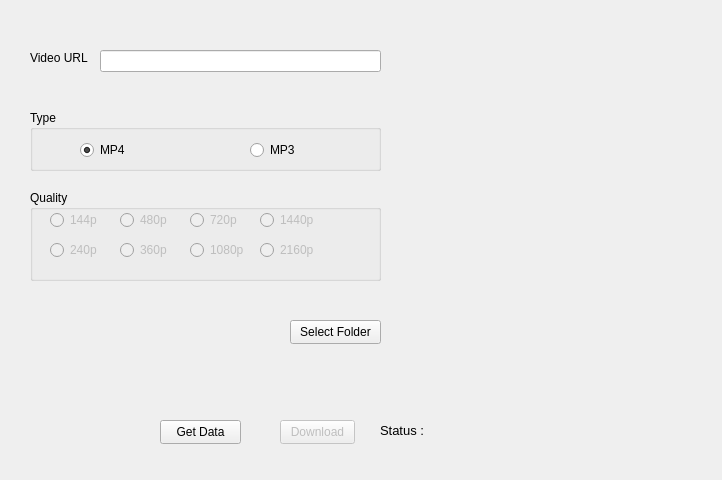
<?xml version="1.0" encoding="UTF-8"?>
<ui version="4.0">
 <class>MainWindow</class>
 <widget class="QMainWindow" name="MainWindow">
  <property name="geometry">
   <rect>
    <x>0</x>
    <y>0</y>
    <width>722</width>
    <height>480</height>
   </rect>
  </property>
  <property name="windowTitle">
   <string>Download Youtube Video/Audio</string>
  </property>
  <property name="windowIcon">
   <iconset>
    <normaloff>logo.ico</normaloff>logo.ico</iconset>
  </property>
  <widget class="QWidget" name="centralwidget">
   <property name="enabled">
    <bool>true</bool>
   </property>
   <widget class="QLabel" name="label">
    <property name="geometry">
     <rect>
      <x>30</x>
      <y>50</y>
      <width>61</width>
      <height>16</height>
     </rect>
    </property>
    <property name="text">
     <string>Video URL : </string>
    </property>
   </widget>
   <widget class="QLineEdit" name="ytLink">
    <property name="geometry">
     <rect>
      <x>100</x>
      <y>50</y>
      <width>281</width>
      <height>22</height>
     </rect>
    </property>
   </widget>
   <widget class="QPushButton" name="okBtn">
    <property name="geometry">
     <rect>
      <x>160</x>
      <y>420</y>
      <width>81</width>
      <height>24</height>
     </rect>
    </property>
    <property name="text">
     <string>Get Data</string>
    </property>
   </widget>
   <widget class="QGroupBox" name="groupBox">
    <property name="geometry">
     <rect>
      <x>30</x>
      <y>110</y>
      <width>351</width>
      <height>61</height>
     </rect>
    </property>
    <property name="title">
     <string>Type</string>
    </property>
    <widget class="QRadioButton" name="MP4">
     <property name="geometry">
      <rect>
       <x>50</x>
       <y>30</y>
       <width>89</width>
       <height>20</height>
      </rect>
     </property>
     <property name="text">
      <string>MP4</string>
     </property>
     <property name="checked">
      <bool>true</bool>
     </property>
    </widget>
    <widget class="QRadioButton" name="radioButton_2">
     <property name="geometry">
      <rect>
       <x>220</x>
       <y>30</y>
       <width>89</width>
       <height>20</height>
      </rect>
     </property>
     <property name="text">
      <string>MP3</string>
     </property>
    </widget>
   </widget>
   <widget class="QGroupBox" name="groupBox_2">
    <property name="enabled">
     <bool>true</bool>
    </property>
    <property name="geometry">
     <rect>
      <x>30</x>
      <y>190</y>
      <width>351</width>
      <height>91</height>
     </rect>
    </property>
    <property name="title">
     <string>Quality</string>
    </property>
    <widget class="QRadioButton" name="radioButton_3">
     <property name="enabled">
      <bool>false</bool>
     </property>
     <property name="geometry">
      <rect>
       <x>20</x>
       <y>20</y>
       <width>89</width>
       <height>20</height>
      </rect>
     </property>
     <property name="text">
      <string>144p</string>
     </property>
    </widget>
    <widget class="QRadioButton" name="radioButton_4">
     <property name="enabled">
      <bool>false</bool>
     </property>
     <property name="geometry">
      <rect>
       <x>20</x>
       <y>50</y>
       <width>89</width>
       <height>20</height>
      </rect>
     </property>
     <property name="text">
      <string>240p</string>
     </property>
    </widget>
    <widget class="QRadioButton" name="radioButton_5">
     <property name="enabled">
      <bool>false</bool>
     </property>
     <property name="geometry">
      <rect>
       <x>90</x>
       <y>50</y>
       <width>89</width>
       <height>20</height>
      </rect>
     </property>
     <property name="text">
      <string>360p</string>
     </property>
    </widget>
    <widget class="QRadioButton" name="radioButton_6">
     <property name="enabled">
      <bool>false</bool>
     </property>
     <property name="geometry">
      <rect>
       <x>90</x>
       <y>20</y>
       <width>89</width>
       <height>20</height>
      </rect>
     </property>
     <property name="text">
      <string>480p</string>
     </property>
    </widget>
    <widget class="QRadioButton" name="radioButton_7">
     <property name="enabled">
      <bool>false</bool>
     </property>
     <property name="geometry">
      <rect>
       <x>160</x>
       <y>20</y>
       <width>89</width>
       <height>20</height>
      </rect>
     </property>
     <property name="text">
      <string>720p</string>
     </property>
    </widget>
    <widget class="QRadioButton" name="radioButton_8">
     <property name="enabled">
      <bool>false</bool>
     </property>
     <property name="geometry">
      <rect>
       <x>160</x>
       <y>50</y>
       <width>89</width>
       <height>20</height>
      </rect>
     </property>
     <property name="text">
      <string>1080p</string>
     </property>
    </widget>
    <widget class="QRadioButton" name="radioButton_9">
     <property name="enabled">
      <bool>false</bool>
     </property>
     <property name="geometry">
      <rect>
       <x>230</x>
       <y>20</y>
       <width>89</width>
       <height>20</height>
      </rect>
     </property>
     <property name="text">
      <string>1440p</string>
     </property>
    </widget>
    <widget class="QRadioButton" name="radioButton_10">
     <property name="enabled">
      <bool>false</bool>
     </property>
     <property name="geometry">
      <rect>
       <x>230</x>
       <y>50</y>
       <width>89</width>
       <height>20</height>
      </rect>
     </property>
     <property name="text">
      <string>2160p</string>
     </property>
    </widget>
   </widget>
   <widget class="QLabel" name="desc">
    <property name="geometry">
     <rect>
      <x>400</x>
      <y>200</y>
      <width>291</width>
      <height>201</height>
     </rect>
    </property>
    <property name="font">
     <font>
      <pointsize>12</pointsize>
     </font>
    </property>
    <property name="text">
     <string/>
    </property>
   </widget>
   <widget class="QLabel" name="path">
    <property name="geometry">
     <rect>
      <x>40</x>
      <y>310</y>
      <width>221</width>
      <height>31</height>
     </rect>
    </property>
    <property name="text">
     <string/>
    </property>
   </widget>
   <widget class="QPushButton" name="Browse">
    <property name="geometry">
     <rect>
      <x>290</x>
      <y>320</y>
      <width>91</width>
      <height>24</height>
     </rect>
    </property>
    <property name="text">
     <string>Select Folder</string>
    </property>
   </widget>
   <widget class="QLabel" name="imageViewer">
    <property name="geometry">
     <rect>
      <x>400</x>
      <y>20</y>
      <width>291</width>
      <height>171</height>
     </rect>
    </property>
    <property name="text">
     <string/>
    </property>
   </widget>
   <widget class="QPushButton" name="DownloadBtn">
    <property name="enabled">
     <bool>false</bool>
    </property>
    <property name="geometry">
     <rect>
      <x>280</x>
      <y>420</y>
      <width>75</width>
      <height>24</height>
     </rect>
    </property>
    <property name="text">
     <string>Download</string>
    </property>
   </widget>
   <widget class="QLabel" name="label_2">
    <property name="geometry">
     <rect>
      <x>380</x>
      <y>420</y>
      <width>51</width>
      <height>21</height>
     </rect>
    </property>
    <property name="font">
     <font>
      <pointsize>10</pointsize>
     </font>
    </property>
    <property name="text">
     <string>Status : </string>
    </property>
   </widget>
   <widget class="QLabel" name="status">
    <property name="geometry">
     <rect>
      <x>430</x>
      <y>420</y>
      <width>181</width>
      <height>21</height>
     </rect>
    </property>
    <property name="font">
     <font>
      <pointsize>10</pointsize>
     </font>
    </property>
    <property name="text">
     <string/>
    </property>
   </widget>
   <widget class="QLabel" name="loading">
    <property name="enabled">
     <bool>false</bool>
    </property>
    <property name="geometry">
     <rect>
      <x>560</x>
      <y>350</y>
      <width>131</width>
      <height>111</height>
     </rect>
    </property>
    <property name="text">
     <string/>
    </property>
    <property name="alignment">
     <set>Qt::AlignCenter</set>
    </property>
   </widget>
  </widget>
 </widget>
 <resources/>
 <connections/>
</ui>
